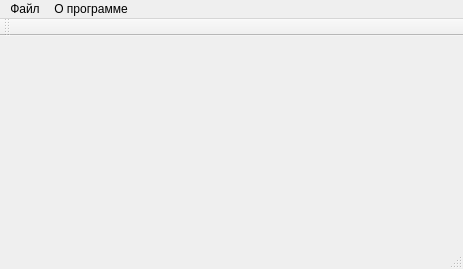
<?xml version="1.0" encoding="UTF-8"?>
<ui version="4.0">
 <class>MainWindowClass</class>
 <widget class="QMainWindow" name="MainWindowClass">
  <property name="geometry">
   <rect>
    <x>0</x>
    <y>0</y>
    <width>463</width>
    <height>269</height>
   </rect>
  </property>
  <property name="minimumSize">
   <size>
    <width>463</width>
    <height>269</height>
   </size>
  </property>
  <property name="maximumSize">
   <size>
    <width>463</width>
    <height>269</height>
   </size>
  </property>
  <property name="windowTitle">
   <string>Проектирование РТИ</string>
  </property>
  <widget class="QWidget" name="centralWidget"/>
  <widget class="QMenuBar" name="menuBar">
   <property name="geometry">
    <rect>
     <x>0</x>
     <y>0</y>
     <width>463</width>
     <height>28</height>
    </rect>
   </property>
   <widget class="QMenu" name="menu">
    <property name="title">
     <string>Файл</string>
    </property>
    <addaction name="action_New_Project"/>
    <addaction name="action_Open_Project"/>
    <addaction name="separator"/>
    <addaction name="action_Exit"/>
   </widget>
   <widget class="QMenu" name="menu_2">
    <property name="title">
     <string>О программе</string>
    </property>
    <addaction name="actionAbout_QT"/>
   </widget>
   <addaction name="menu"/>
   <addaction name="menu_2"/>
  </widget>
  <widget class="QToolBar" name="mainToolBar">
   <attribute name="toolBarArea">
    <enum>TopToolBarArea</enum>
   </attribute>
   <attribute name="toolBarBreak">
    <bool>false</bool>
   </attribute>
  </widget>
  <widget class="QStatusBar" name="statusBar"/>
  <action name="actionAbout_QT">
   <property name="text">
    <string>About QT</string>
   </property>
  </action>
  <action name="action_New_Project">
   <property name="text">
    <string>Новый проект</string>
   </property>
  </action>
  <action name="action_Open_Project">
   <property name="text">
    <string>Открыть проект</string>
   </property>
  </action>
  <action name="action_Exit">
   <property name="text">
    <string>Выход</string>
   </property>
  </action>
 </widget>
 <layoutdefault spacing="6" margin="11"/>
 <resources/>
 <connections/>
</ui>
